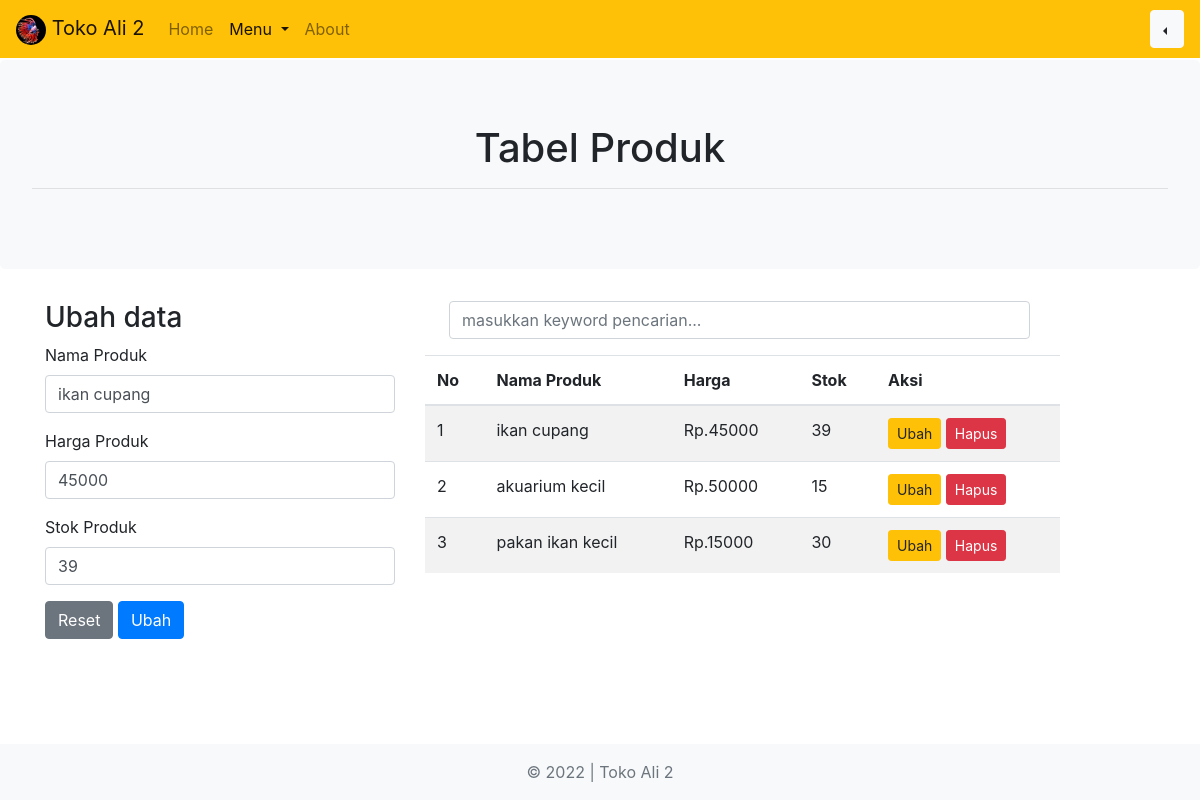
The app's page /php/produk.php?u=1&id_brg=20 (signed in) with its own data.
### tables this page shows
CREATE TABLE `barang` (
  `id_brg` int(5) NOT NULL,
  `nm_brg` varchar(30) NOT NULL,
  `harga` int(8) NOT NULL,
  `stok` int(3) NOT NULL
);

### php/functions.php (called while the page is built, shortened)
<?php
function koneksi()
{
  return mysqli_connect('localhost', 'root', '', 'toko_ali_2');
}
function query($query)
{
  $conn = koneksi();
  $result = mysqli_query($conn, $query);
  if (mysqli_num_rows($result) == 1) {
    return mysqli_fetch_assoc($result);
  }
  $rows = [];
  while ($row = mysqli_fetch_assoc($result)) {
    $rows[] = $row;
  }
  return $rows;
}

### php/produk.php (the view, shortened to what this page needs)
<?php
require_once "functions.php";
$barang = query("SELECT * FROM barang");
$aksi = "Tambah";
$nama = null;
$harga = null;
$stok = null;
$a = null;
if (isset($_GET['u'])) {
  $id = $_GET['id_brg'];
  $aksi = "Ubah";
  $u = query("SELECT * FROM barang WHERE id_brg = $id ");
  $nama = $u['nm_brg'];
  $harga =  $u['harga'];
  $stok = $u['stok'];
  $a = "autofocus";
}
?>
<!DOCTYPE html>
<html lang="en">
<head>
  <link rel="stylesheet" href="../css/bootstrap.css">
</head>
<body class="d-flex flex-column h-100">
  <header>
    <nav class="navbar fixed-top navbar-expand-lg navbar-light bg-warning">
      <a class="navbar-brand" href="index.php">
        <img src="../img/ikan-cupang-comb-tail_169.jpeg" alt="judul" width="30px" class="shadows rounded-circle">
        Toko Ali 2
      </a>
      <div class="collapse navbar-collapse" id="navbarSupportedContent">
        <ul class="navbar-nav mr-auto">
          <li class="nav-item ">
            <a class="nav-link" href="index.php">Home <span class="sr-only">(current)</span></a>
          </li>
          <li class="nav-item active dropdown">
            <a class="nav-link dropdown-toggle" href="#" id="navbarDropdown" role="button" data-toggle="dropdown" aria-haspopup="true" aria-expanded="false">
              Menu
            </a>
          </li>
          <li class="nav-item ">
            <a class="nav-link" href="about.php">About <span class="sr-only">(current)</span></a>
          </li>
        </ul>
        <div class="dropdown dropleft">
          <button class="btn btn-light dropdown-toggle" type="button" id="dropdownMenuButton" data-toggle="dropdown" aria-haspopup="true" aria-expanded="false">
          </button>
        </div>
      </div>
    </nav>
  </header>
  <main role="main" class="flex-shrink-0">
    <div class="jumbotron text-center bg-light " style="margin-top: 60px;">
      <h1 class="">Tabel Produk</h1>
      <hr>
    </div>
    <div class="container">
      <div class="row">
        <div class="col-md-4">
          <h3 class=""><?= $aksi; ?> data</h3>
          <form action="" method="POST">
            <div class="form-group">
              <label for="nama">Nama Produk</label>
              <input type="text" class="form-control" id="nama" name="nama" required autocomplete="off" value="<?= $nama; ?>" <?= $a; ?>>
            </div>
            <div class="form-group">
              <label for="harga">Harga Produk</label>
              <input type="number" class="form-control" id="harga" name="harga" required autocomplete="off" value="<?= $harga; ?>" <?= $a; ?> placeholder="Rp.">
            </div>
            <div class="form-group">
              <label for="stok">Stok Produk</label>
              <input type="number" class="form-control" id="stok" name="stok" required autocomplete="off" value="<?= $stok; ?>" <?= $a; ?>>
            </div>
            <button type="reset" class="btn btn-secondary">Reset</button>
            <button type="submit" class="btn btn-primary" name="<?= $aksi; ?>"><?= $aksi; ?></button>
          </form>
        </div>
        <div class="col-md-7">
          <form action="" method="POST" class=" mx-4  d-inline-block ">
            <div class="form-group ">
              <input type="text" class="form-control keyword" name="keyword" placeholder="masukkan keyword pencarian..." autocomplete="off" size="50">
            </div>
          </form>
          <div class="tabel mb-5">
            <table class="table table-striped">
              <thead>
                <tr>
                  <th>No</th>
                  <th>Nama Produk</th>
                  <th>Harga</th>
                  <th>Stok</th>
                  <th>Aksi</th>
                </tr>
              </thead>
              <tbody>
                <?php
                $i = 1;
                foreach ($barang as $b) : ?>
                  <tr>
                    <td><?= $i++; ?></td>
                    <td><?= $b['nm_brg']; ?></td>
                    <td>Rp.<?= $b['harga']; ?></td>
                    <td><?= $b['stok']; ?></td>
                    <td>
                      <a class="btn btn-warning btn-sm" href="?u=1&id_brg=<?= $b['id_brg']; ?>">Ubah</a>
                      <a class="btn btn-danger btn-sm" href="?h=1&id_brg=<?= $b['id_brg']; ?>" onclick="return confirm('apakah anda yakin?');">Hapus</a>
                    </td>
                  </tr>
                <?php endforeach; ?>
              </tbody>
            </table>
          </div>
        </div>
      </div>
    </div>
  </main>
  <footer class="footer mt-auto py-3  bg-light fixed-bottom">
    <div class="container text-center ">
      <span class="text-muted ">&copy; 2022 | Toko Ali 2</span>
    </div>
  </footer>
</body>
</html>

### records on screen
barang: nama "ikan cupang", harga "45000", stok "39", nm_brg "ikan cupang"
barang: nm_brg "akuarium kecil", harga "50000", stok "15"
barang: nm_brg "pakan ikan kecil", harga "15000", stok "30"

### other values on screen
$aksi "Ubah"
